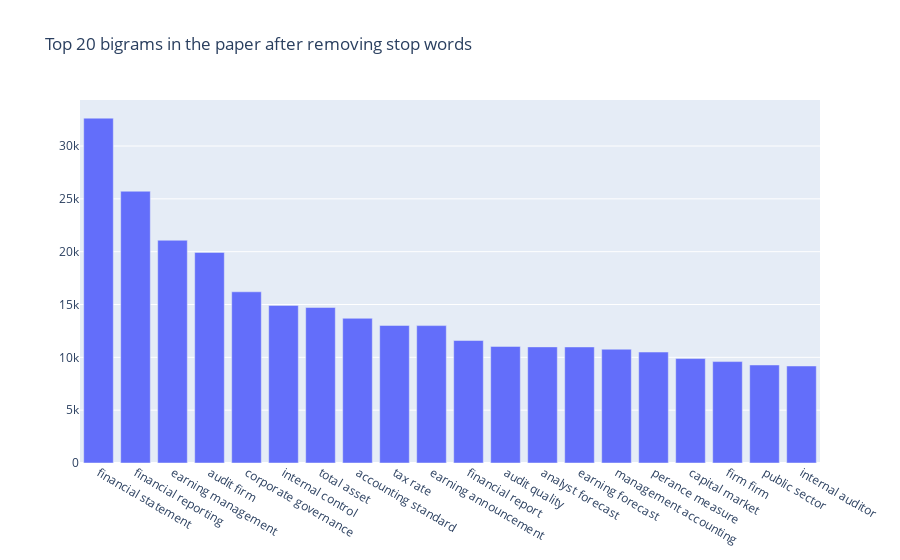

The code cell stored with this chart in its notebook:
### Markdown cell above
## Bigrams

### Code cell
def get_top_n_bigram(corpus, n=None):
    vec = CountVectorizer(ngram_range=(2, 2), stop_words=stop_list).fit(corpus)
    bag_of_words = vec.transform(corpus)
    sum_words = bag_of_words.sum(axis=0) 
    words_freq = [(word, sum_words[0, idx]) for word, idx in vec.vocabulary_.items()]
    words_freq =sorted(words_freq, key = lambda x: x[1], reverse=True)
    return words_freq[:n]
common_words = get_top_n_bigram(dt3c['content_10'], NUM_OF_WORDS_IN_EACH_TOPIC)
df3 = pd.DataFrame(common_words, columns = ['bigram' , 'count'])

fig = go.Figure([go.Bar(x=df3['bigram'], y=df3['count'])])
fig.update_layout(title=go.layout.Title(text="Top {} bigrams in the paper after removing stop words".format(NUM_OF_WORDS_IN_EACH_TOPIC)))
fig.show()

### Figure 1 — Plotly figure (JSON) as saved in the notebook; plotly's stock layout.template omitted (floating-point values rounded to 4 significant figures)
{"data": [{"type": "bar", "x": ["financial statement", "financial reporting", "earning management", "audit firm", "corporate governance", "internal control", "total asset", "accounting standard", "tax rate", "earning announcement", "financial report", "audit quality", "analyst forecast", "earning forecast", "management accounting", "perance measure", "capital market", "firm firm", "public sector", "internal auditor"], "y": [32638, 25721, 21082, 19930, 16204, 14917, 14720, 13695, 13019, 13004, 11592, 11034, 10990, 10983, 10768, 10501, 9885, 9598, 9278, 9181]}], "layout": {"title": {"text": "Top 20 bigrams in the paper after removing stop words"}}}
